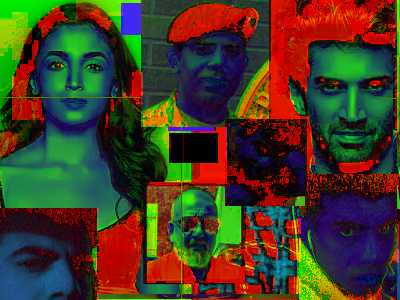
#> input picture dut/tb/uvm_images/write/hsv_v2.bmp, 400 x 300 px, found by its file name
$ python hsv_v2_h_view.py
#> lines starting #> are read from the running program, lines starting #| are printed output that depends on the picture
import cv2

image = cv2.imread('C:/Images/REPOS/GitHub/VIDEO_STREAM/ZEDBOARD/uvm_tb/VFP_TEST/dut/tb/uvm_images/write/hsv_v2.bmp')
#> image is the input picture: shape (300, 400, 3); mean B, G, R 36.6, 59.1, 69.4


# RGB Red
cv2.imshow('H-HSV_V2',image[:, :, 2])
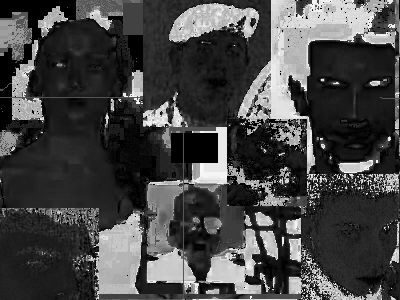
#> window 'H-HSV_V2': shape (300, 400); min 0, max 254, mean 69.4
cv2.imwrite('H-HSV_V2.bmp',image[:, :, 2])


cv2.waitKey(0)

$ run again, with dut/tb/uvm_images/write/hsv_v0.bmp copied over dut/tb/uvm_images/write/hsv_v2.bmp
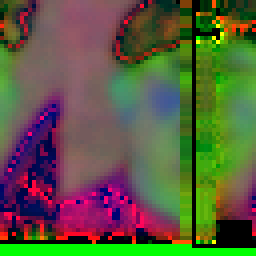
#> input picture dut/tb/uvm_images/write/hsv_v0.bmp, 64 x 64 px, found by its file name (shown 4 times larger)
#> image is the input picture: shape (64, 64, 3); mean B, G, R 62.9, 91.1, 89.7
#> `cv2.imshow('H-HSV_V2',image[:, :, 2])`:
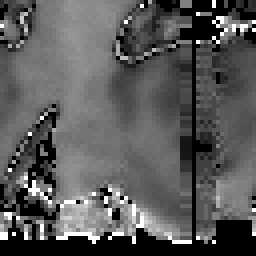
#> window 'H-HSV_V2': shape (64, 64) (shown 4 times larger); min 0, max 255, mean 89.7

$ run again, with dut/tb/uvm_images/write/hsv_v1.bmp copied over dut/tb/uvm_images/write/hsv_v2.bmp
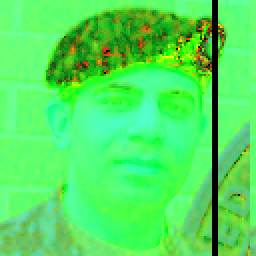
#> input picture dut/tb/uvm_images/write/hsv_v1.bmp, 128 x 128 px, found by its file name (shown 2 times larger)
#> image is the input picture: shape (128, 128, 3); mean B, G, R 93.8, 228.1, 80.9
#> `cv2.imshow('H-HSV_V2',image[:, :, 2])`:
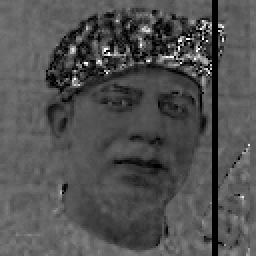
#> window 'H-HSV_V2': shape (128, 128) (shown 2 times larger); min 0, max 255, mean 80.9
